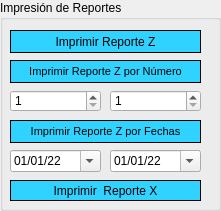
   <widget class="QGroupBox" name="groupBox_4">
    <property name="geometry">
     <rect>
      <x>680</x>
      <y>300</y>
      <width>221</width>
      <height>211</height>
     </rect>
    </property>
    <property name="layoutDirection">
     <enum>Qt::LeftToRight</enum>
    </property>
    <property name="title">
     <string>Impresión de Reportes</string>
    </property>
    <widget class="QPushButton" name="btnimprimirZ">
     <property name="geometry">
      <rect>
       <x>10</x>
       <y>30</y>
       <width>191</width>
       <height>23</height>
      </rect>
     </property>
     <property name="styleSheet">
      <string notr="true">QPushButton {
    border: 1px solid #000000;
    background-color: rgb(48, 210, 255);
}

QPushButton:hover {
    background-color: rgb(38, 190, 235);
}

QPushButton:pressed {
    background-color: rgb(58, 230, 255);
}
</string>
     </property>
     <property name="text">
      <string>Imprimir Reporte Z</string>
     </property>
    </widget>
    <widget class="QSpinBox" name="imp_num_ini">
     <property name="geometry">
      <rect>
       <x>10</x>
       <y>90</y>
       <width>91</width>
       <height>22</height>
      </rect>
     </property>
     <property name="minimum">
      <number>1</number>
     </property>
     <property name="maximum">
      <number>999999999</number>
     </property>
    </widget>
    <widget class="QSpinBox" name="imp_num_fin">
     <property name="geometry">
      <rect>
       <x>110</x>
       <y>90</y>
       <width>91</width>
       <height>22</height>
      </rect>
     </property>
     <property name="minimum">
      <number>1</number>
     </property>
     <property name="maximum">
      <number>999999999</number>
     </property>
    </widget>
    <widget class="QPushButton" name="btnZnumero_imp">
     <property name="geometry">
      <rect>
       <x>10</x>
       <y>60</y>
       <width>191</width>
       <height>23</height>
      </rect>
     </property>
     <property name="font">
      <font>
       <pointsize>8</pointsize>
      </font>
     </property>
     <property name="styleSheet">
      <string notr="true">QPushButton {
    border: 1px solid #000000;
    background-color: rgb(48, 210, 255);
}

QPushButton:hover {
    background-color: rgb(38, 190, 235);
}

QPushButton:pressed {
    background-color: rgb(58, 230, 255);
}
</string>
     </property>
     <property name="text">
      <string>Imprimir Reporte Z por Número</string>
     </property>
    </widget>
    <widget class="QPushButton" name="btnZfecha_imp">
     <property name="geometry">
      <rect>
       <x>10</x>
       <y>120</y>
       <width>191</width>
       <height>23</height>
      </rect>
     </property>
     <property name="font">
      <font>
       <pointsize>8</pointsize>
      </font>
     </property>
     <property name="styleSheet">
      <string notr="true">QPushButton {
    border: 1px solid #000000;
    background-color: rgb(48, 210, 255);
}

QPushButton:hover {
    background-color: rgb(38, 190, 235);
}

QPushButton:pressed {
    background-color: rgb(58, 230, 255);
}
</string>
     </property>
     <property name="text">
      <string>Imprimir Reporte Z por Fechas</string>
     </property>
    </widget>
    <widget class="QDateEdit" name="imp_date_ini">
     <property name="geometry">
      <rect>
       <x>10</x>
       <y>150</y>
       <width>91</width>
       <height>22</height>
      </rect>
     </property>
     <property name="currentSection">
      <enum>QDateTimeEdit::DaySection</enum>
     </property>
     <property name="displayFormat">
      <string>dd/MM/yy</string>
     </property>
     <property name="calendarPopup">
      <bool>true</bool>
     </property>
     <property name="date">
      <date>
       <year>2022</year>
       <month>1</month>
       <day>1</day>
      </date>
     </property>
    </widget>
    <widget class="QDateEdit" name="imp_date_fin">
     <property name="geometry">
      <rect>
       <x>110</x>
       <y>150</y>
       <width>91</width>
       <height>22</height>
      </rect>
     </property>
     <property name="displayFormat">
      <string>dd/MM/yy</string>
     </property>
     <property name="calendarPopup">
      <bool>true</bool>
     </property>
     <property name="date">
      <date>
       <year>2022</year>
       <month>1</month>
       <day>1</day>
      </date>
     </property>
    </widget>
    <widget class="QPushButton" name="btnimprimirX">
     <property name="geometry">
      <rect>
       <x>10</x>
       <y>180</y>
       <width>191</width>
       <height>21</height>
      </rect>
     </property>
     <property name="styleSheet">
      <string notr="true">QPushButton {
    border: 1px solid #000000;
    background-color: rgb(48, 210, 255);
}

QPushButton:hover {
    background-color: rgb(38, 190, 235);
}

QPushButton:pressed {
    background-color: rgb(58, 230, 255);
}
</string>
     </property>
     <property name="text">
      <string>Imprimir  Reporte X</string>
     </property>
    </widget>
   </widget>
